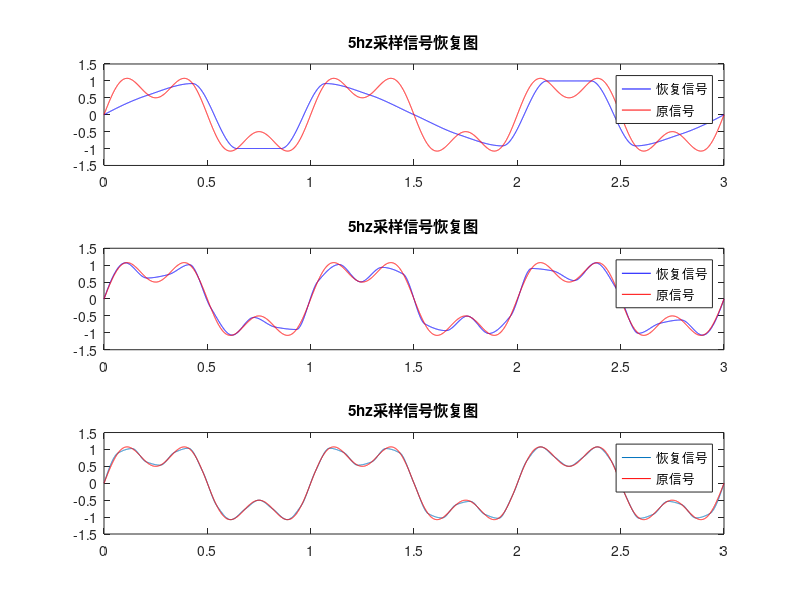

This chart was generated by the following MATLAB code:
x_a = @(t)sin(2*pi*1*t)+0.5*sin(6*pi*1*t);
src_time = linspace(0,3,10000);
src_wave = x_a(src_time);
hz5_time = linspace(0,3,15);
hz5_wave = x_a(hz5_time);
hz5_back = interp1(hz5_time,hz5_wave,src_time,'pchip');
hz10_time = linspace(0,3,30);
hz10_wave = x_a(hz10_time);
hz10_back = interp1(hz10_time,hz10_wave,src_time,'pchip');
hz15_time = linspace(0,3,45);
hz15_wave = x_a(hz15_time);
hz15_back = interp1(hz15_time,hz15_wave,src_time,'pchip');
subplot(3,1,1);
plot(src_time, hz5_back, 'b');
hold on;
plot(src_time, src_wave, 'r');
legend('恢复信号','原信号');
title('5hz采样信号恢复图');
subplot(3,1,2);
plot(src_time, hz10_back, 'b');
hold on;
plot(src_time, src_wave, 'r');
legend('恢复信号','原信号');
title('5hz采样信号恢复图');
subplot(3,1,3);
plot(src_time, hz15_back);
hold on;
plot(src_time, src_wave, 'r');
legend('恢复信号','原信号');
title('5hz采样信号恢复图');